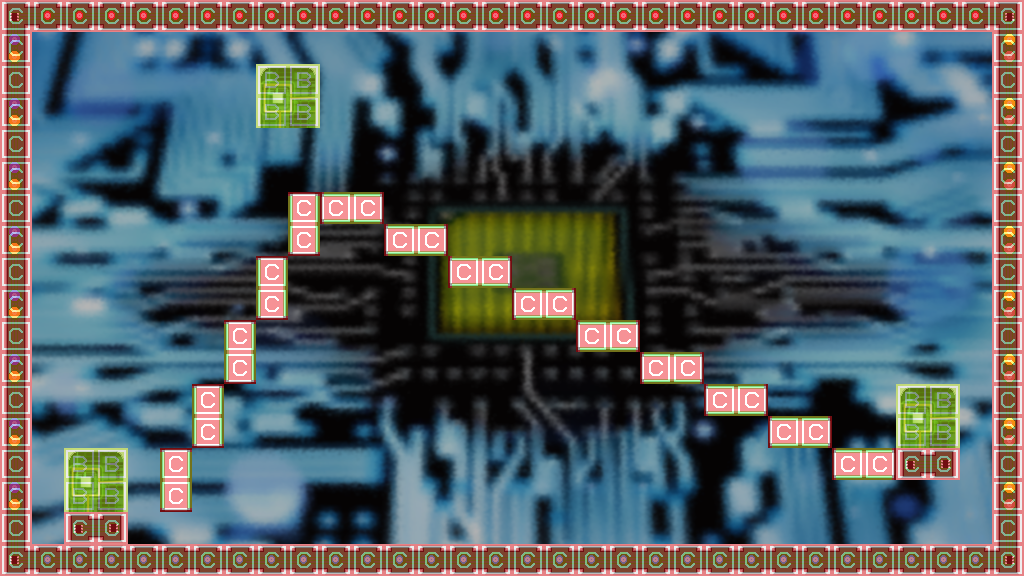

Below is a game level as drawn by its tile map, then a one-line description and the .tmx file that defines it, in full:
An orthogonal 32x18 tile map with 32x32 px tiles, 4 tile layers (parallax, back, front, collision), 2 tilesets and 2 objects.

<map version="1.0" orientation="orthogonal" renderorder="right-down" width="32" height="18" tilewidth="32" tileheight="32" nextobjectid="6">
 <tileset firstgid="1" name="tilesetCollision" tilewidth="32" tileheight="32" tilecount="6">
  <image source="../bitmaps/tilesetCollision.png" width="192" height="32" />
 </tileset>
 <tileset firstgid="7" name="tileset" tilewidth="32" tileheight="32" tilecount="2528">
  <image source="../bitmaps/tileset.png" width="1024" height="2528" />
 </tileset>
 <layer name="parallax" width="32" height="18">
  <data encoding="csv">
263,264,265,266,267,268,269,270,271,272,273,274,275,276,277,278,279,280,281,282,283,284,285,286,287,288,289,290,291,292,293,294,
295,296,297,298,299,300,301,302,303,304,305,306,307,308,309,310,311,312,313,314,315,316,317,318,319,320,321,322,323,324,325,326,
327,328,329,330,331,332,333,334,335,336,337,338,339,340,341,342,343,344,345,346,347,348,349,350,351,352,353,354,355,356,357,358,
359,360,361,362,363,364,365,366,367,368,369,370,371,372,373,374,375,376,377,378,379,380,381,382,383,384,385,386,387,388,389,390,
391,392,393,394,395,396,397,398,399,400,401,402,403,404,405,406,407,408,409,410,411,412,413,414,415,416,417,418,419,420,421,422,
423,424,425,426,427,428,429,430,431,432,433,434,435,436,437,438,439,440,441,442,443,444,445,446,447,448,449,450,451,452,453,454,
455,456,457,458,459,460,461,462,463,464,465,466,467,468,469,470,471,472,473,474,475,476,477,478,479,480,481,482,483,484,485,486,
487,488,489,490,491,492,493,494,495,496,497,498,499,500,501,502,503,504,505,506,507,508,509,510,511,512,513,514,515,516,517,518,
519,520,521,522,523,524,525,526,527,528,529,530,531,532,533,534,535,536,537,538,539,540,541,542,543,544,545,546,547,548,549,550,
551,552,553,554,555,556,557,558,559,560,561,562,563,564,565,566,567,568,569,570,571,572,573,574,575,576,577,578,579,580,581,582,
583,584,585,586,587,588,589,590,591,592,593,594,595,596,597,598,599,600,601,602,603,604,605,606,607,608,609,610,611,612,613,614,
615,616,617,618,619,620,621,622,623,624,625,626,627,628,629,630,631,632,633,634,635,636,637,638,639,640,641,642,643,644,645,646,
647,648,649,650,651,652,653,654,655,656,657,658,659,660,661,662,663,664,665,666,667,668,669,670,671,672,673,674,675,676,677,678,
679,680,681,682,683,684,685,686,687,688,689,690,691,692,693,694,695,696,697,698,699,700,701,702,703,704,705,706,707,708,709,710,
711,712,713,714,715,716,717,718,719,720,721,722,723,724,725,726,727,728,729,730,731,732,733,734,735,736,737,738,739,740,741,742,
743,744,745,746,747,748,749,750,751,752,753,754,755,756,757,758,759,760,761,762,763,764,765,766,767,768,769,770,771,772,773,774,
775,776,777,778,779,780,781,782,783,784,785,786,787,788,789,790,791,792,793,794,795,796,797,798,799,800,801,802,803,804,805,806,
807,808,809,810,811,812,813,814,815,816,817,818,819,820,821,822,823,824,825,826,827,828,829,830,831,832,833,834,835,836,837,838
</data>
 </layer>
 <layer name="back" width="32" height="18">
  <data encoding="csv">
0,0,0,0,0,0,0,0,0,0,0,0,0,0,0,0,0,0,0,0,0,0,0,0,0,0,0,0,0,0,0,0,
0,0,0,0,0,0,0,0,0,0,0,0,0,0,0,0,0,0,0,0,0,0,0,0,0,0,0,0,0,0,0,0,
0,0,0,0,0,0,0,0,111,112,0,0,0,0,0,0,0,0,0,0,0,0,0,0,0,0,0,0,0,0,0,0,
0,0,0,0,0,0,0,0,143,144,0,0,0,0,0,0,0,0,0,0,0,0,0,0,0,0,0,0,0,0,0,0,
0,0,0,0,0,0,0,0,0,0,0,0,0,0,0,0,0,0,0,0,0,0,0,0,0,0,0,0,0,0,0,0,
0,0,0,0,0,0,0,0,0,0,0,0,0,0,0,0,0,0,0,0,0,0,0,0,0,0,0,0,0,0,0,0,
0,0,0,0,0,0,0,0,0,0,0,0,0,0,0,0,0,0,0,0,0,0,0,0,0,0,0,0,0,0,0,0,
0,0,0,0,0,0,0,0,0,0,0,0,0,0,0,0,0,0,0,0,0,0,0,0,0,0,0,0,0,0,0,0,
0,0,0,0,0,0,0,0,0,0,0,0,0,0,0,0,0,0,0,0,0,0,0,0,0,0,0,0,0,0,0,0,
0,0,0,0,0,0,0,0,0,0,0,0,0,0,0,0,0,0,0,0,0,0,0,0,0,0,0,0,0,0,0,0,
0,0,0,0,0,0,0,0,0,0,0,0,0,0,0,0,0,0,0,0,0,0,0,0,0,0,0,0,0,0,0,0,
0,0,0,0,0,0,0,0,0,0,0,0,0,0,0,0,0,0,0,0,0,0,0,0,0,0,0,0,0,0,0,0,
0,0,0,0,0,0,0,0,0,0,0,0,0,0,0,0,0,0,0,0,0,0,0,0,0,0,0,0,111,112,0,0,
0,0,0,0,0,0,0,0,0,0,0,0,0,0,0,0,0,0,0,0,0,0,0,0,0,0,0,0,143,144,0,0,
0,0,111,112,0,0,0,0,0,0,0,0,0,0,0,0,0,0,0,0,0,0,0,0,0,0,0,0,0,0,0,0,
0,0,143,144,0,0,0,0,0,0,0,0,0,0,0,0,0,0,0,0,0,0,0,0,0,0,0,0,0,0,0,0,
0,0,0,0,0,0,0,0,0,0,0,0,0,0,0,0,0,0,0,0,0,0,0,0,0,0,0,0,0,0,0,0,
0,0,0,0,0,0,0,0,0,0,0,0,0,0,0,0,0,0,0,0,0,0,0,0,0,0,0,0,0,0,0,0
</data>
 </layer>
 <layer name="front" width="32" height="18">
  <data encoding="csv">
40,8,8,8,8,8,8,8,8,8,8,8,8,8,8,8,8,8,8,8,8,8,8,8,8,8,8,8,8,8,8,41,
137,0,0,0,0,0,0,0,0,0,0,0,0,0,0,0,0,0,0,0,0,0,0,0,0,0,0,0,0,0,0,138,
105,0,0,0,0,0,0,0,0,0,0,0,0,0,0,0,0,0,0,0,0,0,0,0,0,0,0,0,0,0,0,106,
137,0,0,0,0,0,0,0,0,0,0,0,0,0,0,0,0,0,0,0,0,0,0,0,0,0,0,0,0,0,0,138,
105,0,0,0,0,0,0,0,0,0,0,0,0,0,0,0,0,0,0,0,0,0,0,0,0,0,0,0,0,0,0,106,
137,0,0,0,0,0,0,0,0,0,0,0,0,0,0,0,0,0,0,0,0,0,0,0,0,0,0,0,0,0,0,138,
105,0,0,0,0,0,0,0,0,175,176,172,0,0,0,0,0,0,0,0,0,0,0,0,0,0,0,0,0,0,0,106,
137,0,0,0,0,0,0,0,0,173,0,0,176,172,0,0,0,0,0,0,0,0,0,0,0,0,0,0,0,0,0,138,
105,0,0,0,0,0,0,0,175,0,0,0,0,0,176,172,0,0,0,0,0,0,0,0,0,0,0,0,0,0,0,106,
137,0,0,0,0,0,0,0,173,0,0,0,0,0,0,0,176,172,0,0,0,0,0,0,0,0,0,0,0,0,0,138,
105,0,0,0,0,0,0,175,0,0,0,0,0,0,0,0,0,0,176,172,0,0,0,0,0,0,0,0,0,0,0,106,
137,0,0,0,0,0,0,173,0,0,0,0,0,0,0,0,0,0,0,0,176,172,0,0,0,0,0,0,0,0,0,138,
105,0,0,0,0,0,175,0,0,0,0,0,0,0,0,0,0,0,0,0,0,0,176,172,0,0,0,0,0,0,0,106,
137,0,0,0,0,0,173,0,0,0,0,0,0,0,0,0,0,0,0,0,0,0,0,0,176,172,0,0,0,0,0,138,
105,0,0,0,0,175,0,0,0,0,0,0,0,0,0,0,0,0,0,0,0,0,0,0,0,0,176,172,7,9,0,106,
137,0,0,0,0,173,0,0,0,0,0,0,0,0,0,0,0,0,0,0,0,0,0,0,0,0,0,0,0,0,0,138,
105,0,7,9,0,0,0,0,0,0,0,0,0,0,0,0,0,0,0,0,0,0,0,0,0,0,0,0,0,0,0,106,
72,39,39,39,39,39,39,39,39,39,39,39,39,39,39,39,39,39,39,39,39,39,39,39,39,39,39,39,39,39,39,73
</data>
 </layer>
 <layer name="collision" width="32" height="18" opacity="0.48">
  <data encoding="csv">
1,1,1,1,1,1,1,1,1,1,1,1,1,1,1,1,1,1,1,1,1,1,1,1,1,1,1,1,1,1,1,1,
1,0,0,0,0,0,0,0,0,0,0,0,0,0,0,0,0,0,0,0,0,0,0,0,0,0,0,0,0,0,0,1,
1,0,0,0,0,0,0,0,2,2,0,0,0,0,0,0,0,0,0,0,0,0,0,0,0,0,0,0,0,0,0,1,
1,0,0,0,0,0,0,0,2,2,0,0,0,0,0,0,0,0,0,0,0,0,0,0,0,0,0,0,0,0,0,1,
1,0,0,0,0,0,0,0,0,0,0,0,0,0,0,0,0,0,0,0,0,0,0,0,0,0,0,0,0,0,0,1,
1,0,0,0,0,0,0,0,0,0,0,0,0,0,0,0,0,0,0,0,0,0,0,0,0,0,0,0,0,0,0,1,
1,0,0,0,0,0,0,0,0,1,1,1,0,0,0,0,0,0,0,0,0,0,0,0,0,0,0,0,0,0,0,1,
1,0,0,0,0,0,0,0,0,1,0,0,1,1,0,0,0,0,0,0,0,0,0,0,0,0,0,0,0,0,0,1,
1,0,0,0,0,0,0,0,1,0,0,0,0,0,1,1,0,0,0,0,0,0,0,0,0,0,0,0,0,0,0,1,
1,0,0,0,0,0,0,0,1,0,0,0,0,0,0,0,1,1,0,0,0,0,0,0,0,0,0,0,0,0,0,1,
1,0,0,0,0,0,0,1,0,0,0,0,0,0,0,0,0,0,1,1,0,0,0,0,0,0,0,0,0,0,0,1,
1,0,0,0,0,0,0,1,0,0,0,0,0,0,0,0,0,0,0,0,1,1,0,0,0,0,0,0,0,0,0,1,
1,0,0,0,0,0,1,0,0,0,0,0,0,0,0,0,0,0,0,0,0,0,1,1,0,0,0,0,2,2,0,1,
1,0,0,0,0,0,1,0,0,0,0,0,0,0,0,0,0,0,0,0,0,0,0,0,1,1,0,0,2,2,0,1,
1,0,2,2,0,1,0,0,0,0,0,0,0,0,0,0,0,0,0,0,0,0,0,0,0,0,1,1,1,1,0,1,
1,0,2,2,0,1,0,0,0,0,0,0,0,0,0,0,0,0,0,0,0,0,0,0,0,0,0,0,0,0,0,1,
1,0,1,1,0,0,0,0,0,0,0,0,0,0,0,0,0,0,0,0,0,0,0,0,0,0,0,0,0,0,0,1,
1,1,1,1,1,1,1,1,1,1,1,1,1,1,1,1,1,1,1,1,1,1,1,1,1,1,1,1,1,1,1,1
</data>
 </layer>
 <objectgroup name="wires">
  <object id="4" x="928" y="480">
   <polyline points="0,-32 0,32 96,32" />
  </object>
  <object id="5" x="64" y="480">
   <polyline points="0,0 -64,0" />
  </object>
 </objectgroup>
</map>
